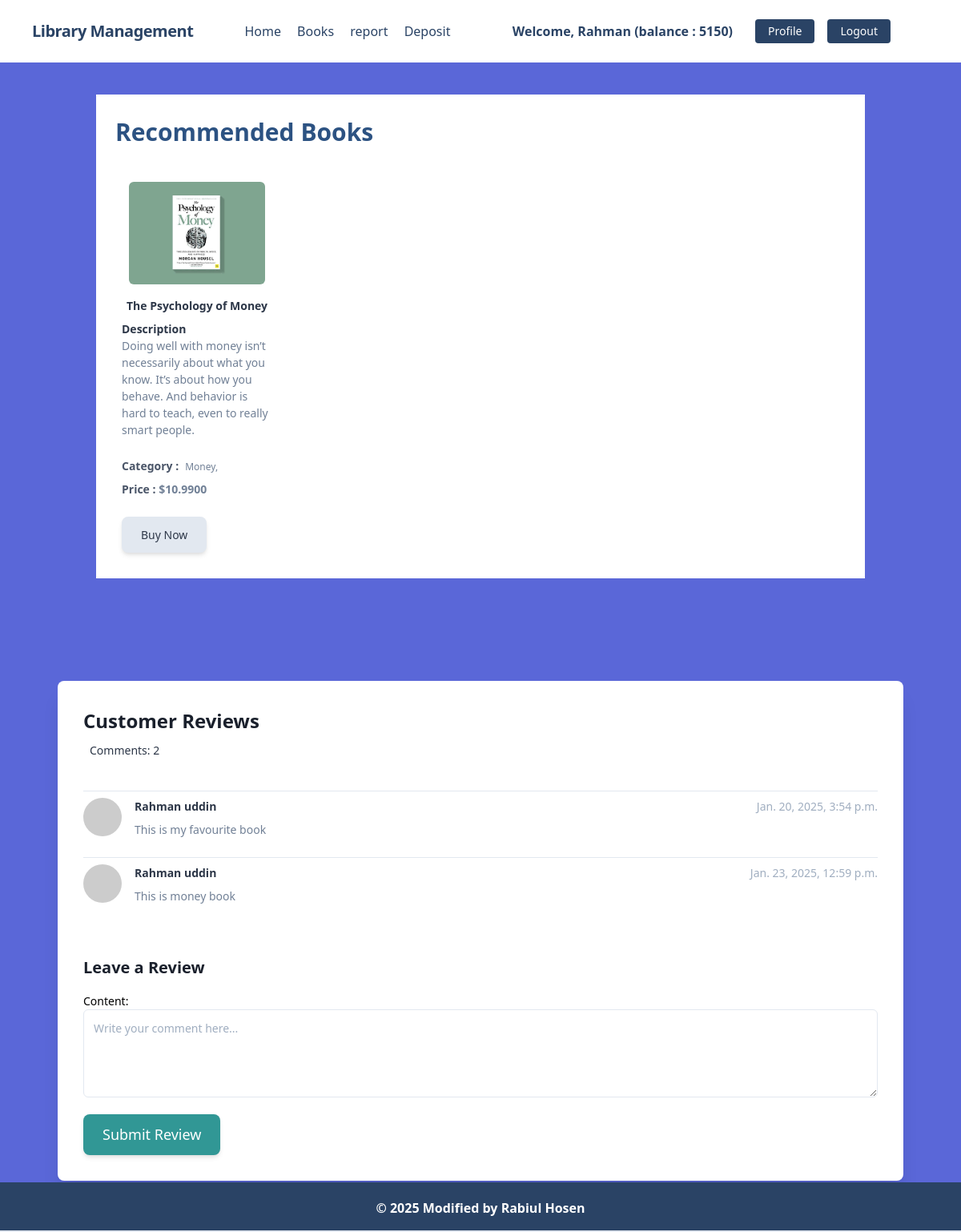
Page /books/detail/1/ (signed in) on the committed database.
### accounts/models.py (models this page shows, shortened)
class StudentProfile(models.Model):
    user = models.OneToOneField(User, on_delete=models.CASCADE, related_name='profile')
    amount = models.IntegerField(default=0)
    registration_id = models.CharField(max_length=20)
    roll = models.CharField(max_length=10)
    department = models.CharField(max_length=100)
    session = models.CharField(max_length=20)
    created_on = models.DateTimeField(auto_now_add=True)

### books/models.py (models this page shows)
class BooksDetails(models.Model):
    AuthorName = models.CharField(max_length=100)
    BookName = models.CharField(max_length=100, default=None)
    category = models.ManyToManyField(Categories, blank=True,related_name='books')
    title = models.CharField(max_length=100)
    description = models.TextField()
    image = models.ImageField(upload_to='books/media/uploads', blank = True, null = True)
    borrowing_price = models.DecimalField(max_digits=12, decimal_places=4)

### categories/models.py (models this page shows, shortened)
class Categories(models.Model):
    CategoryName = models.CharField(max_length=100)
    slug = models.SlugField(max_length=100, unique=True, null=True, blank=True)

### review/models.py (models this page shows, shortened)
class Review(models.Model):
    book = models.ForeignKey(BooksDetails, related_name='review', on_delete=models.CASCADE)
    user = models.ForeignKey(User, on_delete=models.CASCADE)
    content = models.TextField()
    created_at = models.DateTimeField(auto_now_add=True)

### books/views.py (the view)
# urls.py: path('detail/<int:id>/', views.BookDetail, name = 'details'),
def BookDetail(request, id):
    book = BooksDetails.objects.get(pk = id)
    reviews = Review.objects.filter(book = book)
    profile = request.user.profile
    Check = Transaction.objects.filter(profile = profile, book = book, transaction_type = PARCHASED)
    if request.method == 'POST':
        review_form = ReviewForm(request.POST)
        if review_form.is_valid():
            if not Check:
                messages.error(request, 'You Have Not Purchased This Book Yet, So you can not leave review!')
                return redirect('details', id = id)
            review = review_form.save(commit=False)
            review.user = request.user
            review.book = book
            review.save()
            fun = True
            messages.success(request, 'Your review have been submitted successfully')
            return redirect('details', id = id)
    else:
        review_form = ReviewForm()
    return render(request, 'books_details.html', {'book' : book, 'comments' : reviews, 'comment_form' : review_form})

### review/forms.py
class ReviewForm(forms.ModelForm):
    class Meta:
        model = Review
        fields = ['content']
        widgets = {
            'content': forms.Textarea(attrs={
                'class': 'w-full p-3 border border-gray-300 rounded-md',
                'placeholder': 'Write your comment here...',
                'rows': 4,  # Number of rows in the textarea
            }),
        }

### books/templates/books_details.html (shortened to what this page needs)
{% extends 'base.html' %}
{% block content %}
<section class="  py-10 ">
  <div class="max-w-7xl mx-auto px-6 lg:px-8">
      <div class="lg:col-span-10 bg-white p-6">
        <h2 class="text-3xl font-bold text-blue-800 mb-8">Recommended Books</h2>
        <div class="grid grid-cols-1 sm:grid-cols-3 lg:grid-cols-4    gap-8">
          <div
            class="relative p-2 rounded-lg text-sm  transition duration-300 ease-in-out transform cursor-pointer group">
            <div class="group-hover:opacity-20 flex flex-col  ">
              <div class="items-center justify-center jusify-items-center m-auto">
                <img src="{{ book.image.url }}" alt="Book Title" class="h-32 object-cover rounded-md mb-4">
              </div>
              <h3 class="text-md font-semibold text-gray-800 mb-2  text-center">
                {{ book.title}}
              </h3>
              <div class="mb-6">
                <h3 class="text-sm font-semibold text-gray-800">Description</h3>
                <p class="text-gray-600">{{book.description}}
                </p>
            </div>
              <div class="flex gap-2">
                <span class="font-semibold text-gray-700">Category :</span>
                <div>
                    {% for cat in book.category.all %}
                        <span class="text-gray-600  text-xs">{{cat.CategoryName}},</span>
                    {% endfor %}
                </div>
            </div>
              <p class="text-teal-600 font-semibold mt-2  ">
                <span class="font-semibold text-gray-700">Price :</span>
                <span class="text-gray-600">${{book.borrowing_price}}</span>
              </p>
            </div>
            <div class="mt-6">
              <a href="{% url 'buy_now' book.id %}"
                  class="inline-block px-6 py-3 bg-gray-300 text-gray-800 text-sm  font-medium rounded-lg shadow-md hover:bg-gray-400 transition duration-300">
                  Buy Now
              </a>
          </div>
          </div>
        </div>
      </div>
    </div>
  </div>
    <section class="py-16 px-6 lg:px-8 relative mx-10 text-sm">
        <div class="mt-6 bg-white p-8 rounded-lg shadow-xl">
            <h2 class="text-2xl font-semibold text-gray-900  ">Customer Reviews</h2>
            <h2 class="text-md  ml-2 text-gray-800 mb-10 mt-2">Comments: {{comments|length}}</h2>
            <div class="space-y-6">
                {% for comment in comments %}
                <div class="flex items-start space-x-4 border-t border-gray-300 pt-2">
                    <img src="https://via.placeholder.com/40" alt="User Avatar" class="rounded-full w-12 h-12">
                        <div class="flex-1">
                            <div class="flex items-center justify-between">
                                <span class="font-semibold text-gray-800">{{comment.user.first_name}} {{comment.user.last_name}}</span>
                                <span class="text-sm text-gray-500">{{comment.created_at}}</span>
                            </div>
                            <div class="mt-2">
                                <p class="text-gray-600">{{comment.content}}</p>
                            </div>
                        </div>
                </div>
                {% endfor %}
            </div>
            <div class="mt-16">
                <h3 class="text-xl font-semibold text-gray-900 mb-4">Leave a Review</h3>
                <form method="POST">
                    <div class="space-y-4">
                        <div>
                            {{comment_form}}
                        </div>
                        <button type="submit"
                            class="px-6 py-3 bg-teal-600 text-white text-lg font-medium rounded-lg shadow-md hover:bg-teal-700 transition duration-300">
                            Submit Review
                        </button>
                    </div>
                </form>
            </div>
        </div>
    </section>
{% endblock %}

### core/templates/base.html (shortened to what this page needs)
{% load static %}
<!DOCTYPE html>
<html lang="en">
    <head>
        <link href="https://unpkg.com/tailwindcss@^1.0/dist/tailwind.min.css" rel="stylesheet">
    </head>
    <body class="bg-indigo-600">
        {% include 'navbar.html' %}
        {% block body %}
            <div class="lg:container lg:mx-auto" id="main">
                {% block content %}
                {% endblock %}
            {% include 'footer.html' %}
        {% endblock %}
    </body>
</html>

### core/templates/navbar.html (shortened to what this page needs)
<nav class="flex items-center justify-between flex-wrap bg-white p-6 px-10">
    <div class="flex items-center flex-shrink-0 text-white mr-6">
        <span class="font-semibold text-xl tracking-tight text-blue-900"><a href="/">Library Management</a></span>
    </div>
    <div class="w-full block flex-grow lg:flex lg:items-center lg:w-auto px-10">
        {% if request.user.is_authenticated %}
            <div class="text-md lg:flex-grow">
                <a href="{% url 'home' %}" class="block mt-4 lg:inline-block lg:mt-0 text-blue-900 hover:text-red-900 hover:font-black mr-4">
                    Home
                </a>
                <a href="{% url 'books' %}" class="block mt-4 lg:inline-block lg:mt-0 text-blue-900 hover:text-red-900 hover:font-black mr-4">
                    Books
                </a>
                <a href="{% url 'report' %}" class="block mt-4 lg:inline-block lg:mt-0 text-blue-900 hover:text-red-900 hover:font-black mr-4">
                    report
                </a>
                <a href="{% url 'deposit_money' %}" class="block mt-4 lg:inline-block lg:mt-0 text-blue-900 hover:text-red-900 hover:font-black mr-4">
                    Deposit
                </a>
            </div>
            <div class="flex w-auto">
                <div class="text-blue-900 my-auto font-black px-5">Welcome, {{ request.user.first_name }} (balance : {{request.user.profile.amount}}) </div>
                <a href="{% url 'profile' %}" class="mx-2 inline-block font-medium text-sm px-4 py-2 leading-none bg-blue-900 rounded text-white border-white hover:border-transparent hover:text-dark hover:bg-red-700 mt-4 lg:mt-0">Profile</a>
                <a href="{% url 'logout' %}" class="mx-2 inline-block font-medium text-sm px-4 py-2 leading-none bg-blue-900 rounded text-white border-white hover:border-transparent hover:text-dark hover:bg-red-700 mt-4 lg:mt-0">Logout</a>
            </div>
        {% endif %}
    </div>
</nav>

### core/templates/footer.html
<footer class="footer bg-blue-900 text-white relative border-b-2 mt-10">
    <div class="container mx-auto px-6">
        <div class="mt-5 flex flex-col items-center">
            <div class="sm:w-2/3 text-center py-0 pb-2">
                <p class="text-md text-white font-bold mb-2">
                    © {% now "Y" %} Modified by Rabiul Hosen
                </p>
            </div>
        </div>
    </div>
</footer>

### core/templates/base.html (style rules this page uses)
footer { position: fixed !important; bottom: 0 !important; width: 100%; }

### rows in the picture
BooksDetails: image (picture), title "The Psychology of Money", description "Doing well with money isn’t necessarily about what you know. It’s about how you behave. And behavior is hard to teach, even to really smart people.", borrowing_price "10.9900"
Categories: CategoryName "Money"
Review: user.first_name "Rahman", user.last_name "uddin", created_at "Jan. 20, 2025, 3:54 p.m.", content "This is my favourite book"
Review: user.first_name "Rahman", user.last_name "uddin", created_at "Jan. 23, 2025, 12:59 p.m.", content "This is money book"

### other values in the picture
{{ request.user.first_name }} "Rahman"
{{ request.user.profile.amount }} "5150"
{{ comments|length }} "2"
